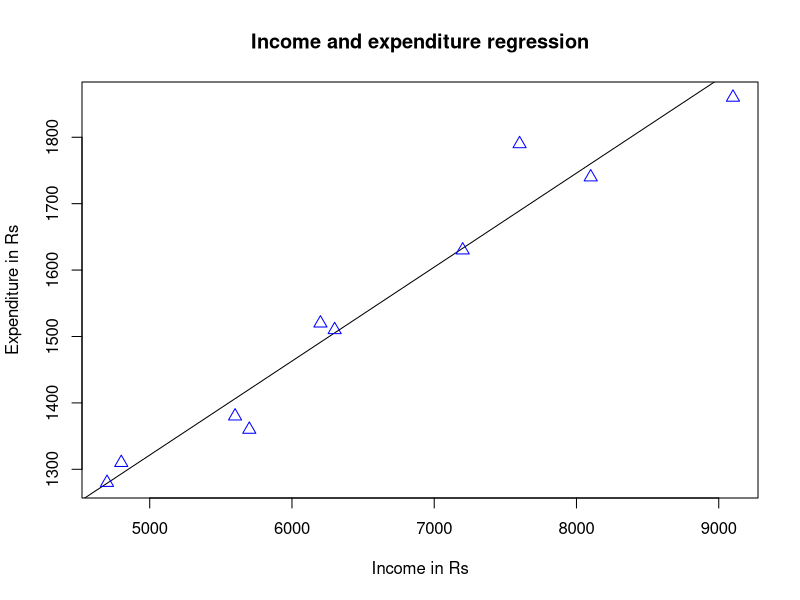
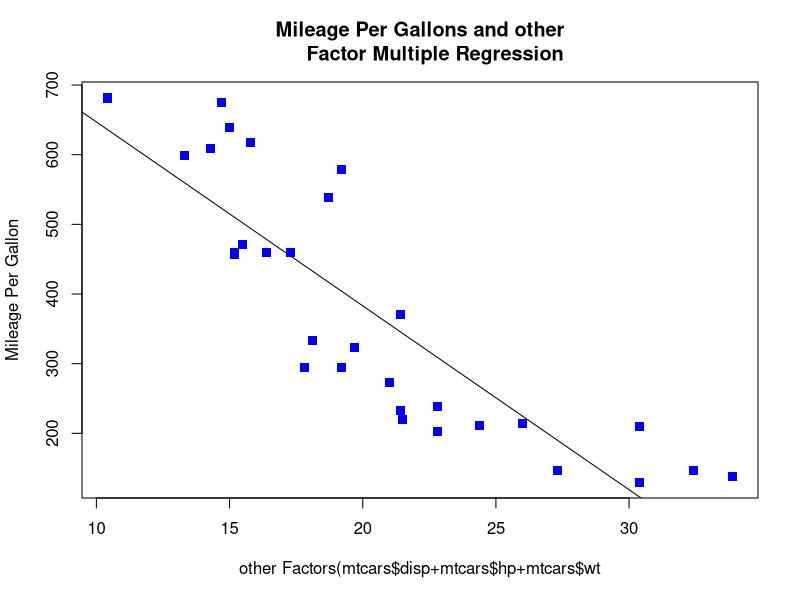
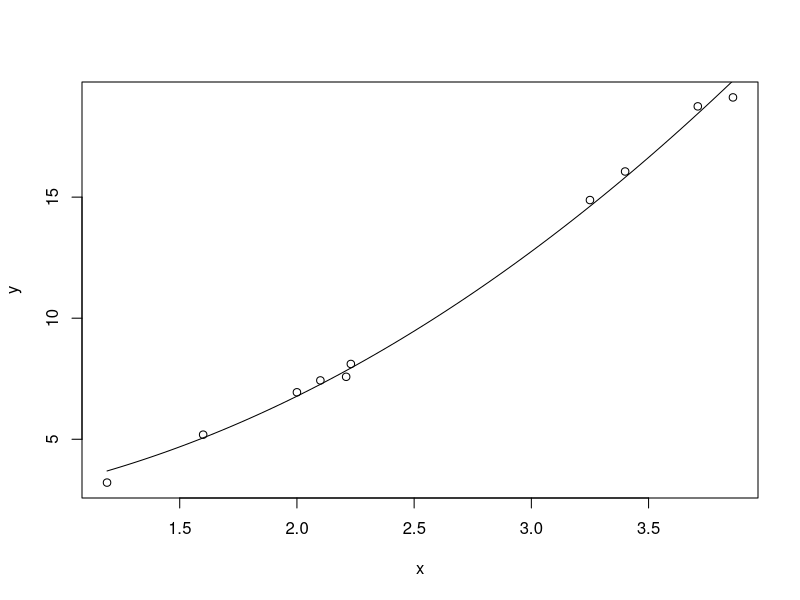
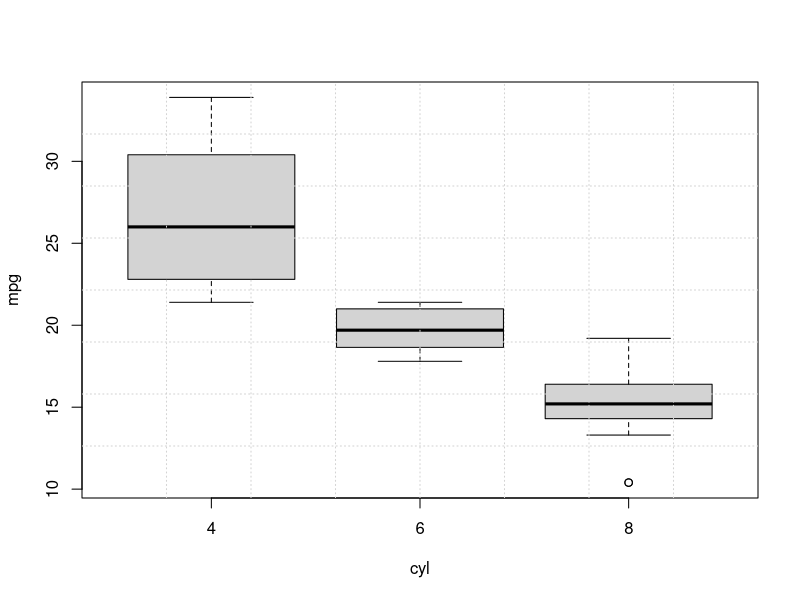

These charts were generated, in order, by the following R code: (Note: this script raises an error after producing the figures.)

x <- c(1510,1740,1380,1860,1280,1360,1790,1630,1520,1310)
y <- c(6300,8100,5600,9100,4700,5700,7600,7200,6200,4800)
model <- lm(y~x)
model
lm(formula=y~x)
summary(model)
lm(formula=y~x)
expense <- data.frame(x=4700)
income <- predict(model,expense)
income
plot(y,x,col="blue",main="Income and expenditure regression",abline(lm(x~y)),
     cex=1.3,pch=24,xlab="Income in Rs",ylab="Expenditure in Rs")
model2 <- lm(mpg~disp+hp+wt,data=mtcars[,c("mpg","disp","hp","wt")])
model2
lm(formula=mpg~disp+hp+wt,data=mtcars[,c("mpg","disp","hp","wt")])
coef(model2)[1]  
coef(model2)[2]
coef(model2)[3]
coef(model2)[4]
newdata <- data.frame(disp=160,hp=110,wt=2.620)
mileage <- predict(model2, newdata)
mileage
plot(mtcars$mpg,mtcars$disp+mtcars$hp+mtcars$wt,col="blue",main="Mileage Per Gallons and other
     Factor Multiple Regression",abline(lm(mtcars$disp+mtcars$hp+mtcars$wt~mtcars$mpg)),
     cex=1.2,pch=15, xlab = "other Factors(mtcars$disp+mtcars$hp+mtcars$wt",
     ylab="Mileage Per Gallon")
model3 <- glm(am~cyl+hp+wt,data=mtcars[,c("am","cyl","hp","wt")],family=binomial)
model3
glm(formula=am~cyl+hp+wt,data=mtcars[,c("am","cyl","hp","wt")],family=binomial)
summary(model3)
model4 <- glm(breaks~wool+tension,data=warpbreaks,family=poisson)
glm(formula=breaks~wool+tension,data=warpbreaks,family=poisson)
summary(model4)
x <- c(1.6,2.1,2,2.23,3.71,3.25,3.4,3.86,1.19,2.21)
y <- c(5.19,7.43,6.94,8.11,18.75,14.88,16.06,19.12,3.21,7.58)
plot(x,y)
model5<-nls(y~b1*x^2+b2,start=list(b1=1,b2=3))
new <- data.frame(x=seq(min(x),max(x),len=100))
lines(new$x, predict(model5,newdata=new))
res1 <- sum(resid(model5)^2)
res1
res2 <- confint(model5)
res2
plant=lm(PlantGrowth$weight~PlantGrowth$group)
anova(plant)
revenue=c(15,18,22,23,24,22,25,15,15,14,18,22,15,19,21,23,15,14,17,18,
          23,12,26,18,14,12,15,11,10,8,26,12,23,15,18,19,17,15,20,10,
          15,14,18,19,20,14,18,10,12,23,14,22,19,17,11,21,23,11,18,14)
months=gl(12,5)
years=gl(5,1,length(revenue))
fit = aov(revenue~months+years)
anova(fit)
library(MASS)
cardata = table(Cars93$AirBags,Cars93$Type)
chi <- chisq.test(cardata)
chi
prop.test(85,148,p=0.6,alt="less",correct=FALSE)
fivenum(mtcars$cy)
quantile(mtcars$cy)
boxplot(mpg~cyl,data=mtcars)
grid(8,8)
8%/%9
8/9
letters
x <- 1:4
y <- rep(x, each=2)
y
rep(seq(1,10,3),2,each=10)
rep(1:10,length.out=20)
k <- c(6,9,7,3,6,7,9,6,3,6,6,7,1,9,1)
x <- array(1:24,dim=c(3,4,2),
           dimnames = list(c("a","b","c"),c("e","f","g","h"),c("i","j")))
x
length(x)
dim(x)
j <- matrix(c(1,2,3,4,5,6,7,8,9),nrow=3,ncol=3,byrow = TRUE)
j
sum(diag(j))
a <- data.frame(a=c(1,2,3),b=c(4,6,7),c=c("TRUE","FALSE","C"),row.names =c("A","B","C"))
a
rownames(a)
head(mtcars)
mtcars[3:4]
subset(j,b<7 && c,a)
x <- c("a","b","c","d","e","f")
y <- c(3,4,7,8,12,15)
z <- c(TRUE,TRUE,FALSE,TRUE,FALSE,TRUE)
D <- data.frame(x,y,z)
D
subset(D,y<10&z,x)
ch <- c("Outstanding","Excellent","Very good","Good","Bad")
val <- sample(ch,100,replace=TRUE)
rating <- factor(val,ch)
rating
is.factor(rating)
is.ordered(rating)
rating_ord <- ordered(val,ch)
is.ordered(rating_ord)
rating_ord
age <- c(18,20,31,32,33,35,41,38,45,48,51,27,29,42,39)
age_group <- cut(age,seq.int(15,55,10))
age
age_group
table(age_group)
gl(5,3,10)
fac1 <- gl(5,3,labels=c)
p = c("UG","PG","PG","UG","UG","PG","PG")
q = c(2017,2016,2015,2017,2015,2016,2015)
r = c(1,3,5,2,1,3,4)
x = data.frame(p,q,r)
x
x[["PG"]]
x$p["PG"]
x[p="PG"]
x["PG",]
x[c(2,3,6,7),]
nrow(x)
new =data.frame(p="UG", q = 2013, r = 2)
new_value <-rbind(x,new)
new_value